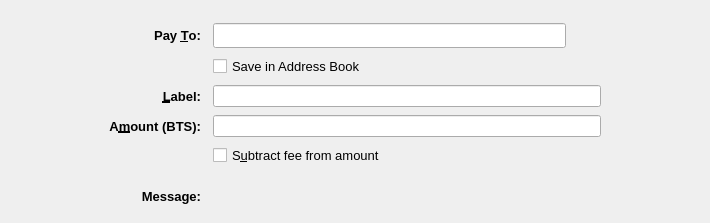
<?xml version="1.0" encoding="UTF-8"?>
<ui version="4.0">
 <class>SendCoinsEntry</class>
 <widget class="QStackedWidget" name="SendCoinsEntry">
  <property name="geometry">
   <rect>
    <x>0</x>
    <y>0</y>
    <width>710</width>
    <height>223</height>
   </rect>
  </property>
  <property name="focusPolicy">
   <enum>Qt::TabFocus</enum>
  </property>
  <property name="autoFillBackground">
   <bool>false</bool>
  </property>
  <property name="styleSheet">
   <string notr="true"/>
  </property>
  <property name="currentIndex">
   <number>0</number>
  </property>
  <widget class="QFrame" name="SendCoins">
   <property name="toolTip">
    <string>This is a normal payment.</string>
   </property>
   <property name="frameShape">
    <enum>QFrame::NoFrame</enum>
   </property>
   <layout class="QGridLayout" name="gridLayout">
    <property name="topMargin">
     <number>8</number>
    </property>
    <property name="bottomMargin">
     <number>4</number>
    </property>
    <property name="horizontalSpacing">
     <number>12</number>
    </property>
    <property name="verticalSpacing">
     <number>8</number>
    </property>
    <item row="1" column="0">
     <spacer name="horizontalSpacer">
      <property name="orientation">
       <enum>Qt::Horizontal</enum>
      </property>
      <property name="sizeType">
       <enum>QSizePolicy::Maximum</enum>
      </property>
      <property name="sizeHint" stdset="0">
       <size>
        <width>100</width>
        <height>20</height>
       </size>
      </property>
     </spacer>
    </item>
    <item row="3" column="2">
     <widget class="QLineEdit" name="addAsLabel">
      <property name="sizePolicy">
       <sizepolicy hsizetype="Expanding" vsizetype="Expanding">
        <horstretch>0</horstretch>
        <verstretch>0</verstretch>
       </sizepolicy>
      </property>
      <property name="toolTip">
       <string>Enter a label for this address to add it to the list of used addresses</string>
      </property>
      <property name="styleSheet">
       <string notr="true"/>
      </property>
     </widget>
    </item>
    <item row="0" column="2">
     <spacer name="verticalSpacer">
      <property name="orientation">
       <enum>Qt::Vertical</enum>
      </property>
      <property name="sizeHint" stdset="0">
       <size>
        <width>20</width>
        <height>40</height>
       </size>
      </property>
     </spacer>
    </item>
    <item row="1" column="3">
     <spacer name="horizontalSpacer_2">
      <property name="orientation">
       <enum>Qt::Horizontal</enum>
      </property>
      <property name="sizeType">
       <enum>QSizePolicy::Maximum</enum>
      </property>
      <property name="sizeHint" stdset="0">
       <size>
        <width>100</width>
        <height>20</height>
       </size>
      </property>
     </spacer>
    </item>
    <item row="12" column="2">
     <widget class="QLabel" name="messageTextLabel">
      <property name="toolTip">
       <string>A message that was attached to the BTS: URI which will be stored with the transaction for your reference. Note: This message will not be sent over the BTS network.</string>
      </property>
      <property name="styleSheet">
       <string notr="true"/>
      </property>
      <property name="textFormat">
       <enum>Qt::PlainText</enum>
      </property>
     </widget>
    </item>
    <item row="1" column="1">
     <widget class="QLabel" name="payToLabel">
      <property name="font">
       <font>
        <pointsize>10</pointsize>
        <weight>75</weight>
        <bold>true</bold>
       </font>
      </property>
      <property name="text">
       <string>Pay &amp;To:</string>
      </property>
      <property name="alignment">
       <set>Qt::AlignRight|Qt::AlignTrailing|Qt::AlignVCenter</set>
      </property>
      <property name="buddy">
       <cstring>payTo</cstring>
      </property>
     </widget>
    </item>
    <item row="12" column="1">
     <widget class="QLabel" name="messageLabel">
      <property name="font">
       <font>
        <pointsize>10</pointsize>
        <weight>75</weight>
        <bold>true</bold>
       </font>
      </property>
      <property name="text">
       <string>Message:</string>
      </property>
      <property name="alignment">
       <set>Qt::AlignRight|Qt::AlignTrailing|Qt::AlignVCenter</set>
      </property>
     </widget>
    </item>
    <item row="6" column="2">
     <layout class="QHBoxLayout" name="horizontalLayoutAmount" stretch="0">
      <item>
       <widget class="BTSAmountField" name="payAmount">
        <property name="sizePolicy">
         <sizepolicy hsizetype="Expanding" vsizetype="Expanding">
          <horstretch>0</horstretch>
          <verstretch>0</verstretch>
         </sizepolicy>
        </property>
        <property name="styleSheet">
         <string notr="true"/>
        </property>
       </widget>
      </item>
     </layout>
    </item>
    <item row="3" column="1">
     <widget class="QLabel" name="labellLabel">
      <property name="font">
       <font>
        <pointsize>10</pointsize>
        <weight>75</weight>
        <bold>true</bold>
       </font>
      </property>
      <property name="text">
       <string>&amp;Label:</string>
      </property>
      <property name="alignment">
       <set>Qt::AlignRight|Qt::AlignTrailing|Qt::AlignVCenter</set>
      </property>
      <property name="buddy">
       <cstring>addAsLabel</cstring>
      </property>
     </widget>
    </item>
    <item row="1" column="2">
     <layout class="QHBoxLayout" name="payToLayout">
      <property name="spacing">
       <number>0</number>
      </property>
      <item>
       <widget class="QValidatedLineEdit" name="payTo">
        <property name="sizePolicy">
         <sizepolicy hsizetype="Expanding" vsizetype="Expanding">
          <horstretch>0</horstretch>
          <verstretch>0</verstretch>
         </sizepolicy>
        </property>
        <property name="toolTip">
         <string>The BTS address to send the payment to</string>
        </property>
        <property name="styleSheet">
         <string notr="true"/>
        </property>
       </widget>
      </item>
      <item>
       <widget class="QToolButton" name="addressBookButton">
        <property name="toolTip">
         <string notr="true"/>
        </property>
        <property name="styleSheet">
         <string notr="true">border:0;background:transparent</string>
        </property>
        <property name="text">
         <string/>
        </property>
        <property name="icon">
         <iconset resource="../BTS.qrc">
          <normaloff>:/icons/address-book</normaloff>:/icons/address-book</iconset>
        </property>
        <property name="iconSize">
         <size>
          <width>22</width>
          <height>22</height>
         </size>
        </property>
        <property name="shortcut">
         <string>Alt+A</string>
        </property>
       </widget>
      </item>
      <item>
       <spacer name="horizontalSpacer_3">
        <property name="orientation">
         <enum>Qt::Horizontal</enum>
        </property>
        <property name="sizeType">
         <enum>QSizePolicy::Maximum</enum>
        </property>
        <property name="sizeHint" stdset="0">
         <size>
          <width>10</width>
          <height>20</height>
         </size>
        </property>
       </spacer>
      </item>
     </layout>
    </item>
    <item row="10" column="2">
     <spacer name="verticalSpacer_3">
      <property name="orientation">
       <enum>Qt::Vertical</enum>
      </property>
      <property name="sizeHint" stdset="0">
       <size>
        <width>20</width>
        <height>40</height>
       </size>
      </property>
     </spacer>
    </item>
    <item row="2" column="2">
     <widget class="QCheckBox" name="addressBookCheckBox">
      <property name="font">
       <font>
        <pointsize>10</pointsize>
       </font>
      </property>
      <property name="text">
       <string>Save in Address Book</string>
      </property>
     </widget>
    </item>
    <item row="6" column="1">
     <widget class="QLabel" name="amountLabel">
      <property name="font">
       <font>
        <pointsize>10</pointsize>
        <weight>75</weight>
        <bold>true</bold>
       </font>
      </property>
      <property name="text">
       <string>A&amp;mount (BTS):</string>
      </property>
      <property name="alignment">
       <set>Qt::AlignRight|Qt::AlignTrailing|Qt::AlignVCenter</set>
      </property>
      <property name="buddy">
       <cstring>payAmount</cstring>
      </property>
     </widget>
    </item>
    <item row="13" column="2">
     <spacer name="verticalSpacer_2">
      <property name="orientation">
       <enum>Qt::Vertical</enum>
      </property>
      <property name="sizeHint" stdset="0">
       <size>
        <width>20</width>
        <height>40</height>
       </size>
      </property>
     </spacer>
    </item>
    <item row="7" column="2">
     <widget class="QCheckBox" name="checkboxSubtractFeeFromAmount">
      <property name="font">
       <font>
        <pointsize>10</pointsize>
       </font>
      </property>
      <property name="toolTip">
       <string>The fee will be deducted from the amount being sent. The recipient will receive less BTSs than you enter in the amount field. If multiple recipients are selected, the fee is split equally.</string>
      </property>
      <property name="text">
       <string>S&amp;ubtract fee from amount</string>
      </property>
     </widget>
    </item>
   </layout>
  </widget>
  <widget class="QFrame" name="SendCoins_UnauthenticatedPaymentRequest">
   <property name="palette">
    <palette>
     <active>
      <colorrole role="WindowText">
       <brush brushstyle="SolidPattern">
        <color alpha="255">
         <red>0</red>
         <green>0</green>
         <blue>0</blue>
        </color>
       </brush>
      </colorrole>
      <colorrole role="Button">
       <brush brushstyle="SolidPattern">
        <color alpha="255">
         <red>239</red>
         <green>241</green>
         <blue>244</blue>
        </color>
       </brush>
      </colorrole>
      <colorrole role="Light">
       <brush brushstyle="SolidPattern">
        <color alpha="255">
         <red>255</red>
         <green>255</green>
         <blue>255</blue>
        </color>
       </brush>
      </colorrole>
      <colorrole role="Midlight">
       <brush brushstyle="SolidPattern">
        <color alpha="255">
         <red>255</red>
         <green>255</green>
         <blue>191</blue>
        </color>
       </brush>
      </colorrole>
      <colorrole role="Dark">
       <brush brushstyle="SolidPattern">
        <color alpha="255">
         <red>127</red>
         <green>127</green>
         <blue>63</blue>
        </color>
       </brush>
      </colorrole>
      <colorrole role="Mid">
       <brush brushstyle="SolidPattern">
        <color alpha="255">
         <red>170</red>
         <green>170</green>
         <blue>84</blue>
        </color>
       </brush>
      </colorrole>
      <colorrole role="Text">
       <brush brushstyle="SolidPattern">
        <color alpha="255">
         <red>0</red>
         <green>0</green>
         <blue>0</blue>
        </color>
       </brush>
      </colorrole>
      <colorrole role="BrightText">
       <brush brushstyle="SolidPattern">
        <color alpha="255">
         <red>255</red>
         <green>255</green>
         <blue>255</blue>
        </color>
       </brush>
      </colorrole>
      <colorrole role="ButtonText">
       <brush brushstyle="SolidPattern">
        <color alpha="255">
         <red>0</red>
         <green>0</green>
         <blue>0</blue>
        </color>
       </brush>
      </colorrole>
      <colorrole role="Base">
       <brush brushstyle="SolidPattern">
        <color alpha="255">
         <red>239</red>
         <green>241</green>
         <blue>244</blue>
        </color>
       </brush>
      </colorrole>
      <colorrole role="Window">
       <brush brushstyle="SolidPattern">
        <color alpha="255">
         <red>239</red>
         <green>241</green>
         <blue>244</blue>
        </color>
       </brush>
      </colorrole>
      <colorrole role="Shadow">
       <brush brushstyle="SolidPattern">
        <color alpha="255">
         <red>0</red>
         <green>0</green>
         <blue>0</blue>
        </color>
       </brush>
      </colorrole>
      <colorrole role="AlternateBase">
       <brush brushstyle="SolidPattern">
        <color alpha="255">
         <red>255</red>
         <green>255</green>
         <blue>191</blue>
        </color>
       </brush>
      </colorrole>
      <colorrole role="ToolTipBase">
       <brush brushstyle="SolidPattern">
        <color alpha="255">
         <red>255</red>
         <green>255</green>
         <blue>220</blue>
        </color>
       </brush>
      </colorrole>
      <colorrole role="ToolTipText">
       <brush brushstyle="SolidPattern">
        <color alpha="255">
         <red>0</red>
         <green>0</green>
         <blue>0</blue>
        </color>
       </brush>
      </colorrole>
     </active>
     <inactive>
      <colorrole role="WindowText">
       <brush brushstyle="SolidPattern">
        <color alpha="255">
         <red>0</red>
         <green>0</green>
         <blue>0</blue>
        </color>
       </brush>
      </colorrole>
      <colorrole role="Button">
       <brush brushstyle="SolidPattern">
        <color alpha="255">
         <red>239</red>
         <green>241</green>
         <blue>244</blue>
        </color>
       </brush>
      </colorrole>
      <colorrole role="Light">
       <brush brushstyle="SolidPattern">
        <color alpha="255">
         <red>255</red>
         <green>255</green>
         <blue>255</blue>
        </color>
       </brush>
      </colorrole>
      <colorrole role="Midlight">
       <brush brushstyle="SolidPattern">
        <color alpha="255">
         <red>255</red>
         <green>255</green>
         <blue>191</blue>
        </color>
       </brush>
      </colorrole>
      <colorrole role="Dark">
       <brush brushstyle="SolidPattern">
        <color alpha="255">
         <red>127</red>
         <green>127</green>
         <blue>63</blue>
        </color>
       </brush>
      </colorrole>
      <colorrole role="Mid">
       <brush brushstyle="SolidPattern">
        <color alpha="255">
         <red>170</red>
         <green>170</green>
         <blue>84</blue>
        </color>
       </brush>
      </colorrole>
      <colorrole role="Text">
       <brush brushstyle="SolidPattern">
        <color alpha="255">
         <red>0</red>
         <green>0</green>
         <blue>0</blue>
        </color>
       </brush>
      </colorrole>
      <colorrole role="BrightText">
       <brush brushstyle="SolidPattern">
        <color alpha="255">
         <red>255</red>
         <green>255</green>
         <blue>255</blue>
        </color>
       </brush>
      </colorrole>
      <colorrole role="ButtonText">
       <brush brushstyle="SolidPattern">
        <color alpha="255">
         <red>0</red>
         <green>0</green>
         <blue>0</blue>
        </color>
       </brush>
      </colorrole>
      <colorrole role="Base">
       <brush brushstyle="SolidPattern">
        <color alpha="255">
         <red>239</red>
         <green>241</green>
         <blue>244</blue>
        </color>
       </brush>
      </colorrole>
      <colorrole role="Window">
       <brush brushstyle="SolidPattern">
        <color alpha="255">
         <red>239</red>
         <green>241</green>
         <blue>244</blue>
        </color>
       </brush>
      </colorrole>
      <colorrole role="Shadow">
       <brush brushstyle="SolidPattern">
        <color alpha="255">
         <red>0</red>
         <green>0</green>
         <blue>0</blue>
        </color>
       </brush>
      </colorrole>
      <colorrole role="AlternateBase">
       <brush brushstyle="SolidPattern">
        <color alpha="255">
         <red>255</red>
         <green>255</green>
         <blue>191</blue>
        </color>
       </brush>
      </colorrole>
      <colorrole role="ToolTipBase">
       <brush brushstyle="SolidPattern">
        <color alpha="255">
         <red>255</red>
         <green>255</green>
         <blue>220</blue>
        </color>
       </brush>
      </colorrole>
      <colorrole role="ToolTipText">
       <brush brushstyle="SolidPattern">
        <color alpha="255">
         <red>0</red>
         <green>0</green>
         <blue>0</blue>
        </color>
       </brush>
      </colorrole>
     </inactive>
     <disabled>
      <colorrole role="WindowText">
       <brush brushstyle="SolidPattern">
        <color alpha="255">
         <red>127</red>
         <green>127</green>
         <blue>63</blue>
        </color>
       </brush>
      </colorrole>
      <colorrole role="Button">
       <brush brushstyle="SolidPattern">
        <color alpha="255">
         <red>239</red>
         <green>241</green>
         <blue>244</blue>
        </color>
       </brush>
      </colorrole>
      <colorrole role="Light">
       <brush brushstyle="SolidPattern">
        <color alpha="255">
         <red>255</red>
         <green>255</green>
         <blue>255</blue>
        </color>
       </brush>
      </colorrole>
      <colorrole role="Midlight">
       <brush brushstyle="SolidPattern">
        <color alpha="255">
         <red>255</red>
         <green>255</green>
         <blue>191</blue>
        </color>
       </brush>
      </colorrole>
      <colorrole role="Dark">
       <brush brushstyle="SolidPattern">
        <color alpha="255">
         <red>127</red>
         <green>127</green>
         <blue>63</blue>
        </color>
       </brush>
      </colorrole>
      <colorrole role="Mid">
       <brush brushstyle="SolidPattern">
        <color alpha="255">
         <red>170</red>
         <green>170</green>
         <blue>84</blue>
        </color>
       </brush>
      </colorrole>
      <colorrole role="Text">
       <brush brushstyle="SolidPattern">
        <color alpha="255">
         <red>127</red>
         <green>127</green>
         <blue>63</blue>
        </color>
       </brush>
      </colorrole>
      <colorrole role="BrightText">
       <brush brushstyle="SolidPattern">
        <color alpha="255">
         <red>255</red>
         <green>255</green>
         <blue>255</blue>
        </color>
       </brush>
      </colorrole>
      <colorrole role="ButtonText">
       <brush brushstyle="SolidPattern">
        <color alpha="255">
         <red>127</red>
         <green>127</green>
         <blue>63</blue>
        </color>
       </brush>
      </colorrole>
      <colorrole role="Base">
       <brush brushstyle="SolidPattern">
        <color alpha="255">
         <red>239</red>
         <green>241</green>
         <blue>244</blue>
        </color>
       </brush>
      </colorrole>
      <colorrole role="Window">
       <brush brushstyle="SolidPattern">
        <color alpha="255">
         <red>239</red>
         <green>241</green>
         <blue>244</blue>
        </color>
       </brush>
      </colorrole>
      <colorrole role="Shadow">
       <brush brushstyle="SolidPattern">
        <color alpha="255">
         <red>0</red>
         <green>0</green>
         <blue>0</blue>
        </color>
       </brush>
      </colorrole>
      <colorrole role="AlternateBase">
       <brush brushstyle="SolidPattern">
        <color alpha="255">
         <red>255</red>
         <green>255</green>
         <blue>127</blue>
        </color>
       </brush>
      </colorrole>
      <colorrole role="ToolTipBase">
       <brush brushstyle="SolidPattern">
        <color alpha="255">
         <red>255</red>
         <green>255</green>
         <blue>220</blue>
        </color>
       </brush>
      </colorrole>
      <colorrole role="ToolTipText">
       <brush brushstyle="SolidPattern">
        <color alpha="255">
         <red>0</red>
         <green>0</green>
         <blue>0</blue>
        </color>
       </brush>
      </colorrole>
     </disabled>
    </palette>
   </property>
   <property name="toolTip">
    <string>This is an unauthenticated payment request.</string>
   </property>
   <property name="autoFillBackground">
    <bool>false</bool>
   </property>
   <property name="frameShape">
    <enum>QFrame::NoFrame</enum>
   </property>
   <layout class="QGridLayout" name="gridLayout_is">
    <property name="spacing">
     <number>12</number>
    </property>
    <item row="0" column="0">
     <widget class="QLabel" name="payToLabel_is">
      <property name="text">
       <string>Pay To:</string>
      </property>
      <property name="alignment">
       <set>Qt::AlignRight|Qt::AlignTrailing|Qt::AlignVCenter</set>
      </property>
     </widget>
    </item>
    <item row="0" column="1">
     <layout class="QHBoxLayout" name="payToLayout_is">
      <property name="spacing">
       <number>0</number>
      </property>
      <item>
       <widget class="QLabel" name="payTo_is">
        <property name="styleSheet">
         <string notr="true">background: #fff; border-radius: 4px; border: 1px solid #000; padding:2px</string>
        </property>
       </widget>
      </item>
      <item>
       <widget class="QToolButton" name="deleteButton_is">
        <property name="toolTip">
         <string>Remove this entry</string>
        </property>
        <property name="text">
         <string/>
        </property>
        <property name="icon">
         <iconset resource="../BTS.qrc">
          <normaloff>:/icons/remove</normaloff>:/icons/remove</iconset>
        </property>
       </widget>
      </item>
     </layout>
    </item>
    <item row="1" column="0">
     <widget class="QLabel" name="memoLabel_is">
      <property name="text">
       <string>Memo:</string>
      </property>
      <property name="alignment">
       <set>Qt::AlignRight|Qt::AlignTrailing|Qt::AlignVCenter</set>
      </property>
     </widget>
    </item>
    <item row="1" column="1">
     <widget class="QLabel" name="memoTextLabel_is">
      <property name="styleSheet">
       <string notr="true">background: #fff; border-radius: 4px; border: 1px solid #000; padding:2px</string>
      </property>
      <property name="textFormat">
       <enum>Qt::PlainText</enum>
      </property>
     </widget>
    </item>
    <item row="2" column="0">
     <widget class="QLabel" name="amountLabel_is">
      <property name="text">
       <string>A&amp;mount:</string>
      </property>
      <property name="alignment">
       <set>Qt::AlignRight|Qt::AlignTrailing|Qt::AlignVCenter</set>
      </property>
      <property name="buddy">
       <cstring>payAmount_is</cstring>
      </property>
     </widget>
    </item>
    <item row="2" column="1">
     <widget class="BTSAmountField" name="payAmount_is">
      <property name="acceptDrops">
       <bool>false</bool>
      </property>
      <property name="styleSheet">
       <string notr="true">background: #fff; border-radius: 4px; border: 1px solid #000; padding:2px</string>
      </property>
     </widget>
    </item>
   </layout>
  </widget>
  <widget class="QFrame" name="SendCoins_AuthenticatedPaymentRequest">
   <property name="palette">
    <palette>
     <active>
      <colorrole role="WindowText">
       <brush brushstyle="SolidPattern">
        <color alpha="255">
         <red>0</red>
         <green>0</green>
         <blue>0</blue>
        </color>
       </brush>
      </colorrole>
      <colorrole role="Button">
       <brush brushstyle="SolidPattern">
        <color alpha="255">
         <red>239</red>
         <green>241</green>
         <blue>244</blue>
        </color>
       </brush>
      </colorrole>
      <colorrole role="Light">
       <brush brushstyle="SolidPattern">
        <color alpha="255">
         <red>230</red>
         <green>255</green>
         <blue>224</blue>
        </color>
       </brush>
      </colorrole>
      <colorrole role="Midlight">
       <brush brushstyle="SolidPattern">
        <color alpha="255">
         <red>185</red>
         <green>243</green>
         <blue>171</blue>
        </color>
       </brush>
      </colorrole>
      <colorrole role="Dark">
       <brush brushstyle="SolidPattern">
        <color alpha="255">
         <red>70</red>
         <green>116</green>
         <blue>59</blue>
        </color>
       </brush>
      </colorrole>
      <colorrole role="Mid">
       <brush brushstyle="SolidPattern">
        <color alpha="255">
         <red>93</red>
         <green>155</green>
         <blue>79</blue>
        </color>
       </brush>
      </colorrole>
      <colorrole role="Text">
       <brush brushstyle="SolidPattern">
        <color alpha="255">
         <red>0</red>
         <green>0</green>
         <blue>0</blue>
        </color>
       </brush>
      </colorrole>
      <colorrole role="BrightText">
       <brush brushstyle="SolidPattern">
        <color alpha="255">
         <red>155</red>
         <green>255</green>
         <blue>147</blue>
        </color>
       </brush>
      </colorrole>
      <colorrole role="ButtonText">
       <brush brushstyle="SolidPattern">
        <color alpha="255">
         <red>0</red>
         <green>0</green>
         <blue>0</blue>
        </color>
       </brush>
      </colorrole>
      <colorrole role="Base">
       <brush brushstyle="SolidPattern">
        <color alpha="255">
         <red>239</red>
         <green>241</green>
         <blue>244</blue>
        </color>
       </brush>
      </colorrole>
      <colorrole role="Window">
       <brush brushstyle="SolidPattern">
        <color alpha="255">
         <red>239</red>
         <green>241</green>
         <blue>244</blue>
        </color>
       </brush>
      </colorrole>
      <colorrole role="Shadow">
       <brush brushstyle="SolidPattern">
        <color alpha="255">
         <red>0</red>
         <green>0</green>
         <blue>0</blue>
        </color>
       </brush>
      </colorrole>
      <colorrole role="AlternateBase">
       <brush brushstyle="SolidPattern">
        <color alpha="255">
         <red>197</red>
         <green>243</green>
         <blue>187</blue>
        </color>
       </brush>
      </colorrole>
      <colorrole role="NoRole">
       <brush brushstyle="SolidPattern">
        <color alpha="255">
         <red>125</red>
         <green>194</green>
         <blue>122</blue>
        </color>
       </brush>
      </colorrole>
      <colorrole role="ToolTipBase">
       <brush brushstyle="SolidPattern">
        <color alpha="255">
         <red>255</red>
         <green>255</green>
         <blue>220</blue>
        </color>
       </brush>
      </colorrole>
      <colorrole role="ToolTipText">
       <brush brushstyle="SolidPattern">
        <color alpha="255">
         <red>0</red>
         <green>0</green>
         <blue>0</blue>
        </color>
       </brush>
      </colorrole>
     </active>
     <inactive>
      <colorrole role="WindowText">
       <brush brushstyle="SolidPattern">
        <color alpha="255">
         <red>0</red>
         <green>0</green>
         <blue>0</blue>
        </color>
       </brush>
      </colorrole>
      <colorrole role="Button">
       <brush brushstyle="SolidPattern">
        <color alpha="255">
         <red>239</red>
         <green>241</green>
         <blue>244</blue>
        </color>
       </brush>
      </colorrole>
      <colorrole role="Light">
       <brush brushstyle="SolidPattern">
        <color alpha="255">
         <red>230</red>
         <green>255</green>
         <blue>224</blue>
        </color>
       </brush>
      </colorrole>
      <colorrole role="Midlight">
       <brush brushstyle="SolidPattern">
        <color alpha="255">
         <red>185</red>
         <green>243</green>
         <blue>171</blue>
        </color>
       </brush>
      </colorrole>
      <colorrole role="Dark">
       <brush brushstyle="SolidPattern">
        <color alpha="255">
         <red>70</red>
         <green>116</green>
         <blue>59</blue>
        </color>
       </brush>
      </colorrole>
      <colorrole role="Mid">
       <brush brushstyle="SolidPattern">
        <color alpha="255">
         <red>93</red>
         <green>155</green>
         <blue>79</blue>
        </color>
       </brush>
      </colorrole>
      <colorrole role="Text">
       <brush brushstyle="SolidPattern">
        <color alpha="255">
         <red>0</red>
         <green>0</green>
         <blue>0</blue>
        </color>
       </brush>
      </colorrole>
      <colorrole role="BrightText">
       <brush brushstyle="SolidPattern">
        <color alpha="255">
         <red>155</red>
         <green>255</green>
         <blue>147</blue>
        </color>
       </brush>
      </colorrole>
      <colorrole role="ButtonText">
       <brush brushstyle="SolidPattern">
        <color alpha="255">
         <red>0</red>
         <green>0</green>
         <blue>0</blue>
        </color>
       </brush>
      </colorrole>
      <colorrole role="Base">
       <brush brushstyle="SolidPattern">
        <color alpha="255">
         <red>239</red>
         <green>241</green>
         <blue>244</blue>
        </color>
       </brush>
      </colorrole>
      <colorrole role="Window">
       <brush brushstyle="SolidPattern">
        <color alpha="255">
         <red>239</red>
         <green>241</green>
         <blue>244</blue>
        </color>
       </brush>
      </colorrole>
      <colorrole role="Shadow">
       <brush brushstyle="SolidPattern">
        <color alpha="255">
         <red>0</red>
         <green>0</green>
         <blue>0</blue>
        </color>
       </brush>
      </colorrole>
      <colorrole role="AlternateBase">
       <brush brushstyle="SolidPattern">
        <color alpha="255">
         <red>197</red>
         <green>243</green>
         <blue>187</blue>
        </color>
       </brush>
      </colorrole>
      <colorrole role="NoRole">
       <brush brushstyle="SolidPattern">
        <color alpha="255">
         <red>125</red>
         <green>194</green>
         <blue>122</blue>
        </color>
       </brush>
      </colorrole>
      <colorrole role="ToolTipBase">
       <brush brushstyle="SolidPattern">
        <color alpha="255">
         <red>255</red>
         <green>255</green>
         <blue>220</blue>
        </color>
       </brush>
      </colorrole>
      <colorrole role="ToolTipText">
       <brush brushstyle="SolidPattern">
        <color alpha="255">
         <red>0</red>
         <green>0</green>
         <blue>0</blue>
        </color>
       </brush>
      </colorrole>
     </inactive>
     <disabled>
      <colorrole role="WindowText">
       <brush brushstyle="SolidPattern">
        <color alpha="255">
         <red>70</red>
         <green>116</green>
         <blue>59</blue>
        </color>
       </brush>
      </colorrole>
      <colorrole role="Button">
       <brush brushstyle="SolidPattern">
        <color alpha="255">
         <red>239</red>
         <green>241</green>
         <blue>244</blue>
        </color>
       </brush>
      </colorrole>
      <colorrole role="Light">
       <brush brushstyle="SolidPattern">
        <color alpha="255">
         <red>230</red>
         <green>255</green>
         <blue>224</blue>
        </color>
       </brush>
      </colorrole>
      <colorrole role="Midlight">
       <brush brushstyle="SolidPattern">
        <color alpha="255">
         <red>185</red>
         <green>243</green>
         <blue>171</blue>
        </color>
       </brush>
      </colorrole>
      <colorrole role="Dark">
       <brush brushstyle="SolidPattern">
        <color alpha="255">
         <red>70</red>
         <green>116</green>
         <blue>59</blue>
        </color>
       </brush>
      </colorrole>
      <colorrole role="Mid">
       <brush brushstyle="SolidPattern">
        <color alpha="255">
         <red>93</red>
         <green>155</green>
         <blue>79</blue>
        </color>
       </brush>
      </colorrole>
      <colorrole role="Text">
       <brush brushstyle="SolidPattern">
        <color alpha="255">
         <red>70</red>
         <green>116</green>
         <blue>59</blue>
        </color>
       </brush>
      </colorrole>
      <colorrole role="BrightText">
       <brush brushstyle="SolidPattern">
        <color alpha="255">
         <red>155</red>
         <green>255</green>
         <blue>147</blue>
        </color>
       </brush>
      </colorrole>
      <colorrole role="ButtonText">
       <brush brushstyle="SolidPattern">
        <color alpha="255">
         <red>70</red>
         <green>116</green>
         <blue>59</blue>
        </color>
       </brush>
      </colorrole>
      <colorrole role="Base">
       <brush brushstyle="SolidPattern">
        <color alpha="255">
         <red>239</red>
         <green>241</green>
         <blue>244</blue>
        </color>
       </brush>
      </colorrole>
      <colorrole role="Window">
       <brush brushstyle="SolidPattern">
        <color alpha="255">
         <red>239</red>
         <green>241</green>
         <blue>244</blue>
        </color>
       </brush>
      </colorrole>
      <colorrole role="Shadow">
       <brush brushstyle="SolidPattern">
        <color alpha="255">
         <red>0</red>
         <green>0</green>
         <blue>0</blue>
        </color>
       </brush>
      </colorrole>
      <colorrole role="AlternateBase">
       <brush brushstyle="SolidPattern">
        <color alpha="255">
         <red>140</red>
         <green>232</green>
         <blue>119</blue>
        </color>
       </brush>
      </colorrole>
      <colorrole role="NoRole">
       <brush brushstyle="SolidPattern">
        <color alpha="255">
         <red>125</red>
         <green>194</green>
         <blue>122</blue>
        </color>
       </brush>
      </colorrole>
      <colorrole role="ToolTipBase">
       <brush brushstyle="SolidPattern">
        <color alpha="255">
         <red>255</red>
         <green>255</green>
         <blue>220</blue>
        </color>
       </brush>
      </colorrole>
      <colorrole role="ToolTipText">
       <brush brushstyle="SolidPattern">
        <color alpha="255">
         <red>0</red>
         <green>0</green>
         <blue>0</blue>
        </color>
       </brush>
      </colorrole>
     </disabled>
    </palette>
   </property>
   <property name="toolTip">
    <string>This is an authenticated payment request.</string>
   </property>
   <property name="autoFillBackground">
    <bool>false</bool>
   </property>
   <property name="styleSheet">
    <string notr="true">background: #eff1f4; border: 0</string>
   </property>
   <property name="frameShape">
    <enum>QFrame::NoFrame</enum>
   </property>
   <layout class="QGridLayout" name="gridLayout_s">
    <property name="spacing">
     <number>12</number>
    </property>
    <item row="0" column="0">
     <widget class="QLabel" name="payToLabel_s">
      <property name="text">
       <string>Pay To:</string>
      </property>
      <property name="alignment">
       <set>Qt::AlignRight|Qt::AlignTrailing|Qt::AlignVCenter</set>
      </property>
     </widget>
    </item>
    <item row="0" column="1">
     <layout class="QHBoxLayout" name="payToLayout_s">
      <property name="spacing">
       <number>0</number>
      </property>
      <item>
       <widget class="QLabel" name="payTo_s">
        <property name="styleSheet">
         <string notr="true">background: #fff; border-radius: 4px; border: 1px solid #000; padding:2px</string>
        </property>
        <property name="textFormat">
         <enum>Qt::PlainText</enum>
        </property>
       </widget>
      </item>
      <item>
       <widget class="QToolButton" name="deleteButton_s">
        <property name="toolTip">
         <string>Remove this entry</string>
        </property>
        <property name="text">
         <string/>
        </property>
        <property name="icon">
         <iconset resource="../BTS.qrc">
          <normaloff>:/icons/remove</normaloff>:/icons/remove</iconset>
        </property>
       </widget>
      </item>
     </layout>
    </item>
    <item row="1" column="0">
     <widget class="QLabel" name="memoLabel_s">
      <property name="text">
       <string>Memo:</string>
      </property>
      <property name="alignment">
       <set>Qt::AlignRight|Qt::AlignTrailing|Qt::AlignVCenter</set>
      </property>
     </widget>
    </item>
    <item row="1" column="1">
     <widget class="QLabel" name="memoTextLabel_s">
      <property name="styleSheet">
       <string notr="true">background: #fff; border-radius: 4px; border: 1px solid #000; padding:2px</string>
      </property>
      <property name="textFormat">
       <enum>Qt::PlainText</enum>
      </property>
     </widget>
    </item>
    <item row="2" column="0">
     <widget class="QLabel" name="amountLabel_s">
      <property name="text">
       <string>A&amp;mount:</string>
      </property>
      <property name="alignment">
       <set>Qt::AlignRight|Qt::AlignTrailing|Qt::AlignVCenter</set>
      </property>
      <property name="buddy">
       <cstring>payAmount_s</cstring>
      </property>
     </widget>
    </item>
    <item row="2" column="1">
     <widget class="BTSAmountField" name="payAmount_s">
      <property name="acceptDrops">
       <bool>false</bool>
      </property>
      <property name="styleSheet">
       <string notr="true">background: #fff; border-radius: 4px; border: 1px solid #000; padding:2px</string>
      </property>
     </widget>
    </item>
   </layout>
  </widget>
 </widget>
 <customwidgets>
  <customwidget>
   <class>QValidatedLineEdit</class>
   <extends>QLineEdit</extends>
   <header>qvalidatedlineedit.h</header>
  </customwidget>
  <customwidget>
   <class>BTSAmountField</class>
   <extends>QLineEdit</extends>
   <header>BTSamountfield.h</header>
   <container>1</container>
  </customwidget>
 </customwidgets>
 <tabstops>
  <tabstop>payTo</tabstop>
  <tabstop>addressBookButton</tabstop>
  <tabstop>payAmount</tabstop>
  <tabstop>payAmount_is</tabstop>
  <tabstop>deleteButton_is</tabstop>
  <tabstop>payAmount_s</tabstop>
  <tabstop>deleteButton_s</tabstop>
 </tabstops>
 <resources>
  <include location="../BTS.qrc"/>
 </resources>
 <connections/>
</ui>
